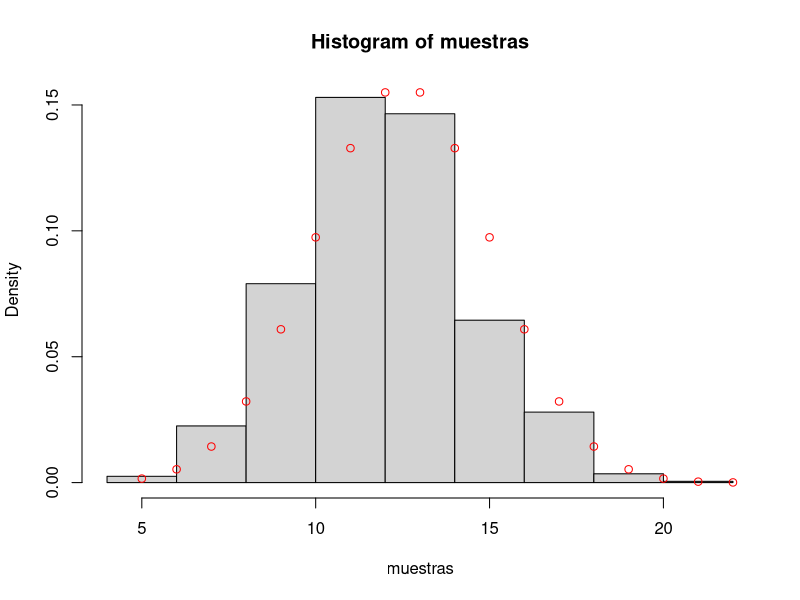
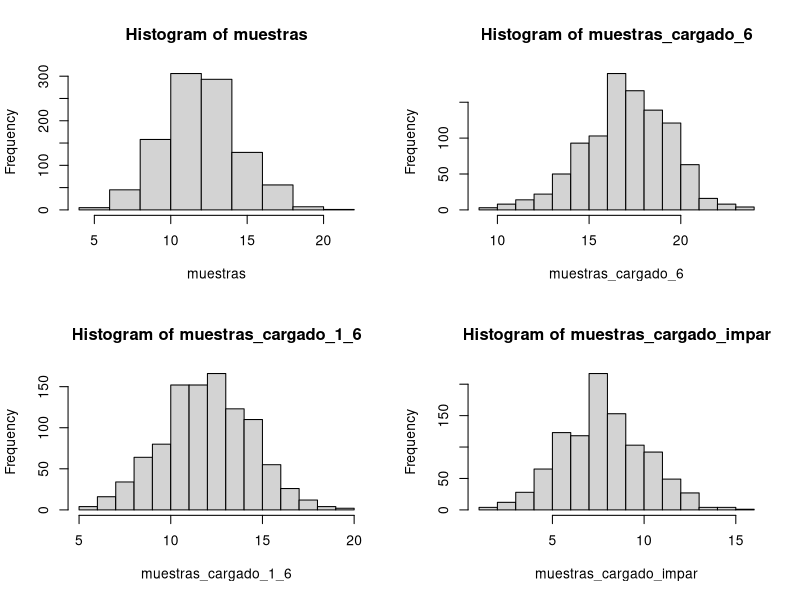

The R source for these figures, in order:
## ---- chunk 1
  dame_estadistico = function(muestra){
return(sum(muestra > 3))
}

dame_estadistico(muestra = sample(x = 1:6, size = 25, replace = T))
sum(dame_estadistico(muestra = sample(x = 1:6, size = 25, replace = T)))
mean(dame_estadistico(muestra = sample(x = 1:6, size = 25, replace = T)))


muestras = replicate(1000, mean(dame_estadistico(muestra = sample(x = 1:6, 
                                                                  size = 25, 
                                                                  replace = T))))
muestras

hist(muestras, freq = F) #Al poner freq = FALSE, obtengo un grafico de densidad en vez de distribucion
points(x = 5:25, 
       dbinom(x = 5:25, size = 25, prob = 0.5), col = "red")

qbinom(0.975, 25, 0.5)
qbinom(0.025, 25, 0.5)

## ---- chunk 2

## ---- chunk 3
cargadoen_6 = function(x) {
  return(sample(1:6,
                size = 25, 
                replace = T, 
                prob = c(0.1,0.1,0.1,0.1,0.1,0.5)))
  }

cargadoen1_6 = function(x) {
  return(sample(2:5, 
                size = 25,
                replace = T))
}

cargadoen_impar = function(x) {
  return(sample(seq(from = 1, to = 6, by = 2),
                replace = T,
                size = 25))
}
## ---- chunk 4
par(mfrow = c(2, 2))

hist(muestras, freq = T)

muestras_cargado_6 = replicate(1000, mean(dame_estadistico(muestra = cargadoen_6())))
hist(muestras_cargado_6, freq = T)

muestras_cargado_1_6 = replicate(1000, mean(dame_estadistico(muestra = cargadoen1_6())))
hist(muestras_cargado_1_6, freq = T)

muestras_cargado_impar = replicate(1000, mean(dame_estadistico(muestra = cargadoen_impar())))
hist(muestras_cargado_impar, freq = T)
## ---- chunk 5

## ---- chunk 6

## ---- chunk 7

## ---- chunk 8

## ---- chunk 9

## ---- chunk 10

